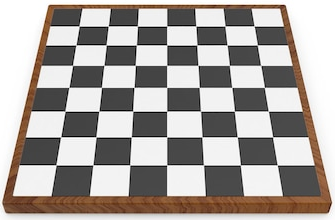
#> input picture courses/week02/papancatur1.png, 335 x 220 px
$ python plane_mapping.py
#> lines starting #> are read from the running program, lines starting #| are printed output that depends on the picture
import cv2
import numpy as np
import matplotlib.pyplot as plt

img = cv2.imread('papancatur1.png')
#> img is the input picture: shape (220, 335, 3); mean B, G, R 159, 163.1, 169.1

h, w, _ = img.shape
#> h = 220; w = 335
print("Ukuran gambar:", w, "x", h)
#| Ukuran gambar: 335 x 220

# urutan: kiri-atas, kanan-atas, kanan-bawah, kiri-bawah
src_points = np.float32([
    [48, 4],    # kiri atas
    [284, 4],   # kanan atas
    [320, 200], # kanan bawah
    [5, 200]    # kiri bawah
])


# misal hasilnya ingin kita buat 400x400 piksel
dst_points = np.float32([
    [0, 0],
    [400, 0],
    [400, 400],
    [0, 400]
])


# --- 3. Hitung matriks homografi (H) ---
H, status = cv2.findHomography(src_points, dst_points)

print("Matriks Homografi (H):\n", H)

corrected = cv2.warpPerspective(img, H, (400, 400))
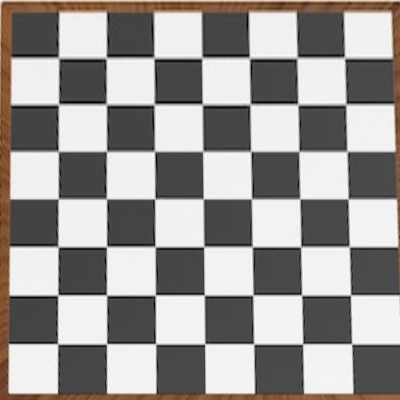
#> corrected: shape (400, 400, 3); mean B, G, R 147.9, 150.3, 153.7

# --- 6. Tampilkan hasil ---
plt.figure(figsize=(10,5))
plt.subplot(1,2,1)
plt.imshow(cv2.cvtColor(img, cv2.COLOR_BGR2RGB))
plt.title("Papan Asli (Miring)")

plt.subplot(1,2,2)
plt.imshow(cv2.cvtColor(corrected, cv2.COLOR_BGR2RGB))
plt.title("Hasil Koreksi Perspektif (Lurus)")
plt.show()
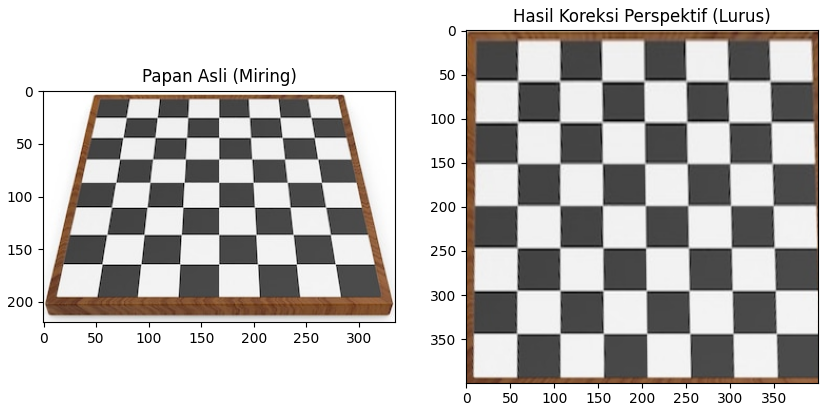
#> figure drawn by matplotlib, 2 panels
